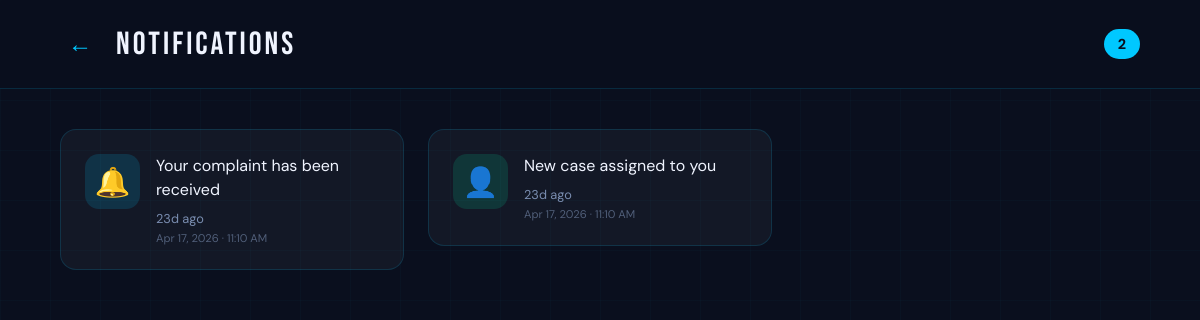
/notifications, run on an earlier commit of the app's database.
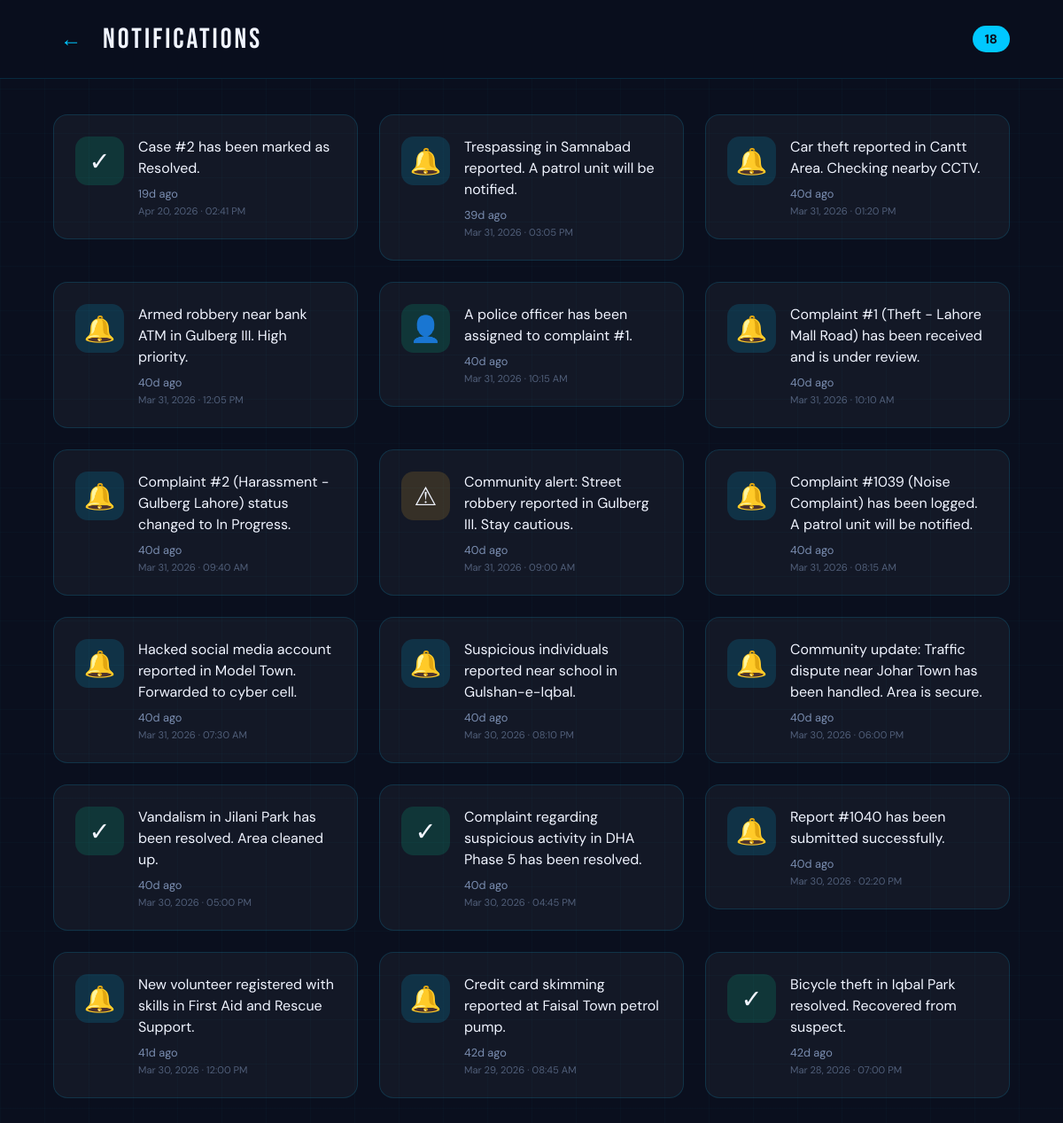
And on a later commit of the database.
### tables this page shows
CREATE TABLE Notifications (
    notification_id INTEGER PRIMARY KEY AUTOINCREMENT,
    message TEXT NOT NULL,
    created_at DATETIME DEFAULT CURRENT_TIMESTAMP
);

### app.py (the view)
@app.route('/notifications')
def notifications():
    db = get_db_connection()
    all_notifications = db.execute('''
        SELECT message, created_at
        FROM Notifications
        ORDER BY created_at DESC
    ''').fetchall()
    now = datetime.utcnow()
    notifications_list = []
    for n in all_notifications:
        dt = datetime.strptime(n['created_at'], '%Y-%m-%d %H:%M:%S')
        hours_ago = (now - dt).total_seconds() / 3600
        notifications_list.append({
            'message': n['message'],
            'time_ago': time_ago(n['created_at']),
            'is_new': hours_ago < 24,
            'date': dt.strftime('%b %d, %Y · %I:%M %p')
        })
    db.close()
    return render_template('notifications.html', all_notifications=notifications_list)

### app.py (called while the page is built)
def get_db_connection():
    conn = sqlite3.connect(DATABASE, timeout=10)
    conn.row_factory = sqlite3.Row
    return conn

def time_ago(dt_str):
    if not dt_str:
        return ''
    dt = datetime.strptime(dt_str, '%Y-%m-%d %H:%M:%S')
    now = datetime.utcnow()
    diff = now - dt
    minutes = int(diff.total_seconds() // 60)
    if minutes < 1:
        return 'Just now'
    elif minutes < 60:
        return f'{minutes}m ago'
    elif minutes < 1440:
        return f'{minutes // 60}h ago'
    else:
        return f'{minutes // 1440}d ago'

### templates/notifications.html (shortened to what this page needs)
<!DOCTYPE html>
<html lang="en">
<head>
</head>
<body>
  <div class="app-container">
    <div class="header">
      <button class="back-btn" onclick="window.history.back()">←</button>
      <div class="header-title">NOTIFICATIONS</div>
      <span class="notif-count">{{ all_notifications|length }}</span>
    </div>
    <div class="app-content">
      <div class="content">
        <div class="notifications-grid">
          {% for n in all_notifications %}
          <div class="notif-card {% if n.is_new %}has-new{% endif %}">
            <div class="notif-icon {% if 'assigned' in n.message|lower %}ni-person{% elif 'resolved' in n.message|lower %}ni-check{% elif 'alert' in n.message|lower %}ni-alert{% else %}ni-bell{% endif %}">
              {% if 'assigned' in n.message|lower %}👤{% elif 'resolved' in n.message|lower %}✓{% elif 'alert' in n.message|lower %}⚠{% else %}🔔{% endif %}
            </div>
            <div class="notif-body">
              <div class="notif-top">
                <div class="notif-text">{{ n.message }}</div>
              </div>
              <div class="notif-time">{{ n.time_ago }}</div>
              <div class="notif-date">{{ n.date }}</div>
            </div>
          </div>
          {% else %}
          <div class="empty-state">
            <div style="font-size:2rem;margin-bottom:16px;">🔔</div>
            No notifications yet<br>
            <span style="font-size:0.8rem;opacity:0.7;">We'll notify you when there are updates on your reports</span>
          </div>
          {% endfor %}
        </div>
      </div>
    </div>
  </div>
</body>
</html>

### templates/notifications.html (style rules this page uses)
*,*::before,*::after { box-sizing:border-box;margin:0;padding:0 }
:root { --navy:#0a0f1e; --cyan:#00c8ff; --white:#f0f4ff; --muted:#7a8db0; --red:#ff4e6a; --yellow:#ffb830; --green:#00e5a0; --border:rgba(0,200,255,0.15); --card:rgba(255,255,255,0.04); }
html, body { height: 100vh; width: 100vw; background: var(--navy); font-family: 'DM Sans', sans-serif; margin: 0; padding: 0; color: var(--white); overflow: hidden; }
body { display: flex; align-items: stretch; justify-content: stretch; }
.app-container { width: 100vw; height: 100vh; background: var(--navy); overflow: hidden; display: flex; flex-direction: column; position: relative; background-image: linear-gradient(rgba(0,200,255,0.025) 1px, transparent 1px), linear-gradient(90deg, rgba(0,200,255,0.025) 1px, transparent 1px); background-size: 50px 50px; }
.header { padding: 20px 40px; border-bottom: 1px solid var(--border); display: flex; align-items: center; gap: 16px; flex-shrink: 0; background: rgba(10,15,30,0.95); backdrop-filter: blur(10px); }
.back-btn { background: none; border: none; color: var(--cyan); font-size: 1.5rem; cursor: pointer; width: 40px; height: 40px; display: flex; align-items: center; justify-content: center; border-radius: 8px; transition: all 0.2s; }
.header-title { font-family: 'Bebas Neue', sans-serif; font-size: 1.8rem; letter-spacing: 3px; flex: 1; }
.notif-count { font-size: 0.9rem; background: var(--cyan); color: var(--navy); padding: 6px 14px; border-radius: 20px; font-weight: 800; }
.app-content { flex: 1; overflow-y: auto; overflow-x: hidden; display: flex; flex-direction: column; scrollbar-width: thin; scrollbar-color: rgba(0,200,255,0.2) transparent; }
.content { flex: 1; padding: 32px 40px; display: flex; flex-direction: column; gap: 16px; max-width: 1200px; margin: 0 auto; width: 100%; }
.notifications-grid { display: grid; grid-template-columns: repeat(2, 1fr); gap: 20px; }
.notif-card { background: var(--card); border: 1.5px solid var(--border); border-radius: 16px; padding: 20px; display: flex; gap: 16px; align-items: flex-start; transition: all 0.3s ease; height: fit-content; }
.notif-icon { width: 50px; height: 50px; border-radius: 14px; display: flex; align-items: center; justify-content: center; font-size: 1.5rem; flex-shrink: 0; }
.ni-bell { background: rgba(0,200,255,0.15); }
.ni-person { background: rgba(0,229,160,0.15); }
.ni-check { background: rgba(0,229,160,0.15); }
.ni-alert { background: rgba(255,184,48,0.15); }
.notif-body { flex: 1; min-width: 0; }
.notif-top { display: flex; align-items: flex-start; gap: 10px; margin-bottom: 8px; }
.notif-text { font-size: 0.95rem; line-height: 1.5; color: var(--white); flex: 1; }
.notif-time { font-size: 0.8rem; color: var(--muted); margin-bottom: 4px; }
.notif-date { font-size: 0.7rem; color: rgba(122,141,176,0.6); }
@media (min-width: 1200px) { .content { padding: 40px 60px; max-width: 1400px; } }
@media (min-width: 1200px) { .header { padding: 24px 60px; } }
@media (min-width: 1200px) { .header-title { font-size: 2rem; } }
@media (min-width: 1200px) { .notifications-grid { grid-template-columns: repeat(3, 1fr); gap: 24px; } }
@media (min-width: 1200px) { .notif-card { padding: 24px; } }
@media (min-width: 1200px) { .notif-icon { width: 55px; height: 55px; font-size: 1.8rem; } }
@media (min-width: 1200px) { .notif-text { font-size: 1rem; } }

What changed in the data, as far as the page shows it:
removed Notifications: message "Your complaint has been received", time_ago "23d ago", date "Apr 17, 2026 · 11:10 AM"
removed Notifications: message "New case assigned to you", time_ago "23d ago", date "Apr 17, 2026 · 11:10 AM"
added Notifications: message "Case #2 has been marked as Resolved.", time_ago "19d ago", date "Apr 20, 2026 · 02:41 PM"
added Notifications: message "Trespassing in Samnabad reported. A patrol unit will be notified.", time_ago "39d ago", date "Mar 31, 2026 · 03:05 PM"
added Notifications: message "Car theft reported in Cantt Area. Checking nearby CCTV.", time_ago "40d ago", date "Mar 31, 2026 · 01:20 PM"
added Notifications: message "Armed robbery near bank ATM in Gulberg III. High priority.", time_ago "40d ago", date "Mar 31, 2026 · 12:05 PM"
added Notifications: message "A police officer has been assigned to complaint #1.", time_ago "40d ago", date "Mar 31, 2026 · 10:15 AM"
added Notifications: message "Complaint #1 (Theft - Lahore Mall Road) has been received and is under review.", time_ago "40d ago", date "Mar 31, 2026 · 10:10 AM"
added Notifications: message "Complaint #2 (Harassment - Gulberg Lahore) status changed to In Progress.", time_ago "40d ago", date "Mar 31, 2026 · 09:40 AM"
added Notifications: message "Community alert: Street robbery reported in Gulberg III. Stay cautious.", time_ago "40d ago", date "Mar 31, 2026 · 09:00 AM"
added Notifications: message "Complaint #1039 (Noise Complaint) has been logged. A patrol unit will be notified.", time_ago "40d ago", date "Mar 31, 2026 · 08:15 AM"
added Notifications: message "Hacked social media account reported in Model Town. Forwarded to cyber cell.", time_ago "40d ago", date "Mar 31, 2026 · 07:30 AM"
added Notifications: message "Suspicious individuals reported near school in Gulshan-e-Iqbal.", time_ago "40d ago", date "Mar 30, 2026 · 08:10 PM"
added Notifications: message "Community update: Traffic dispute near Johar Town has been handled. Area is secure.", time_ago "40d ago", date "Mar 30, 2026 · 06:00 PM"
added Notifications: message "Vandalism in Jilani Park has been resolved. Area cleaned up.", time_ago "40d ago", date "Mar 30, 2026 · 05:00 PM"
added Notifications: message "Complaint regarding suspicious activity in DHA Phase 5 has been resolved.", time_ago "40d ago", date "Mar 30, 2026 · 04:45 PM"
added Notifications: message "Report #1040 has been submitted successfully.", time_ago "40d ago", date "Mar 30, 2026 · 02:20 PM"
added Notifications: message "New volunteer registered with skills in First Aid and Rescue Support.", time_ago "41d ago", date "Mar 30, 2026 · 12:00 PM"
added Notifications: message "Credit card skimming reported at Faisal Town petrol pump.", time_ago "42d ago", date "Mar 29, 2026 · 08:45 AM"
added Notifications: message "Bicycle theft in Iqbal Park resolved. Recovered from suspect.", time_ago "42d ago", date "Mar 28, 2026 · 07:00 PM"
Also different on the page:
{{ all_notifications|length }}: "2" → "18"
